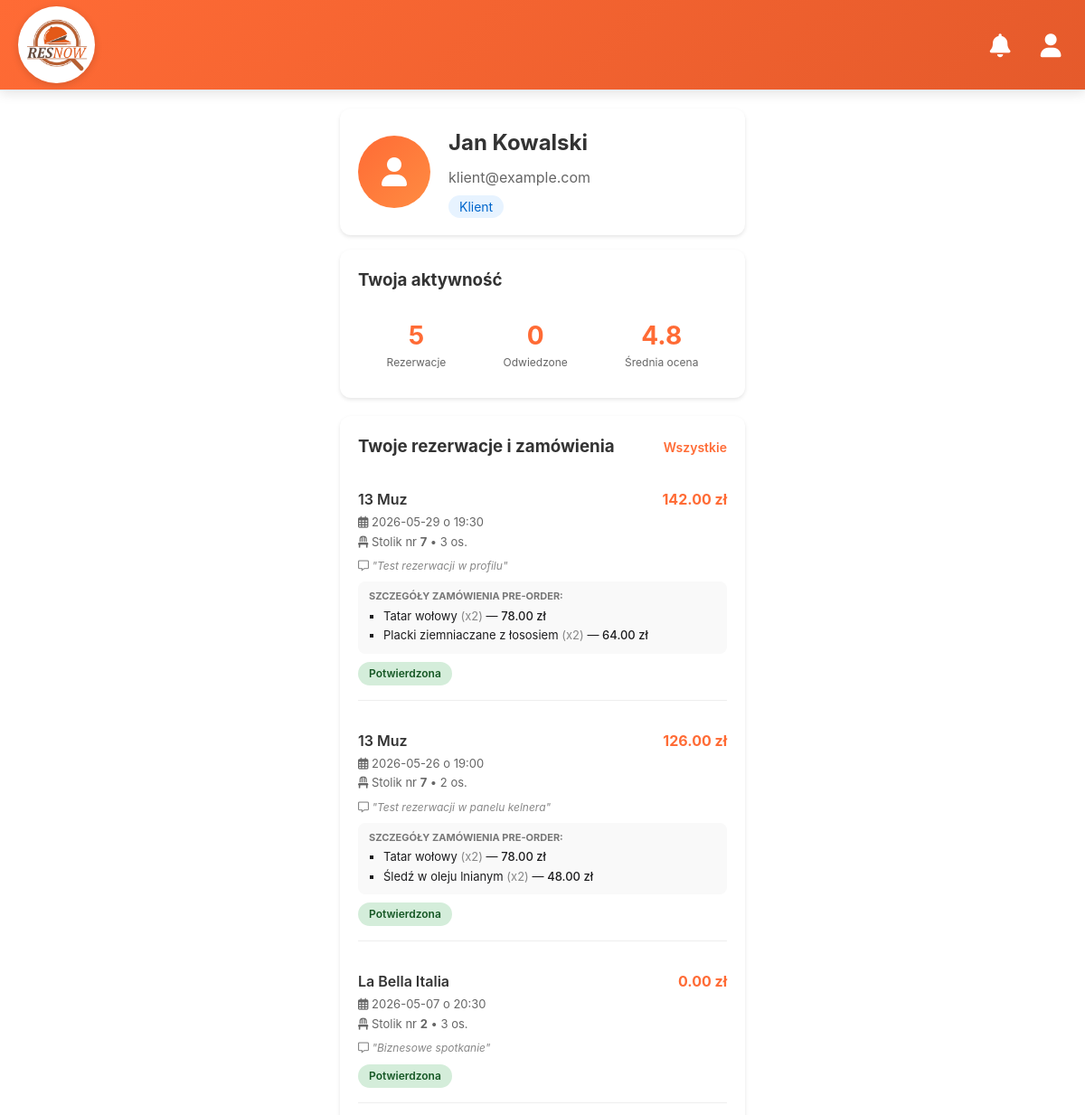
Page /client/profile (signed in, upper part) on the earlier database version.
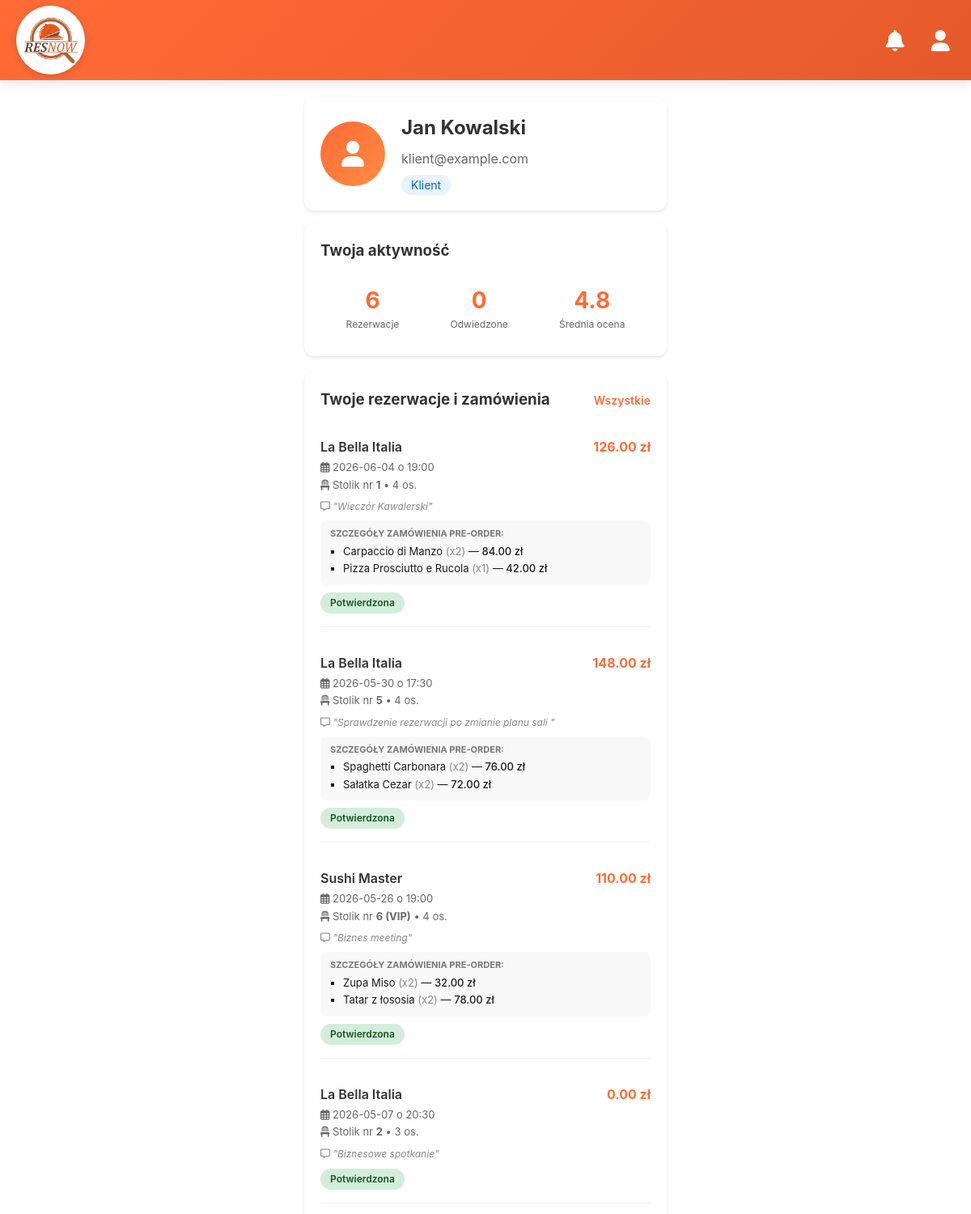
Same page on the later database version.
### models.py (models this page shows, shortened)
class Reservation(db.Model):
    __tablename__ = 'reservations'
    id = db.Column(db.Integer, primary_key=True)
    user_id = db.Column(db.Integer, db.ForeignKey('users.id'), nullable=False)
    restaurant_id = db.Column(db.Integer, db.ForeignKey('restaurants.id'), nullable=False)
    table_id = db.Column(db.Integer, db.ForeignKey('tables.id'), nullable=False)
    date = db.Column(db.Date, nullable=False)
    time = db.Column(db.Time, nullable=False)
    people = db.Column(db.Integer, nullable=False)
    status = db.Column(db.String(20), default='pending')  # pending, confirmed, cancelled
    notes = db.Column(db.Text)
    created_at = db.Column(db.DateTime, default=datetime.utcnow)
    user = db.relationship('User', backref='reservations')
    table = db.relationship('Table', backref='reservations')
    restaurant = db.relationship('Restaurant', backref='reservations')
    items = db.relationship('ReservationItem', backref='reservation', cascade="all, delete-orphan")
    @property
    def total_price(self):
        total = 0.0
        for item in self.items:
            if item.menu_item:
                total += item.quantity * item.menu_item.price
        return total

class Restaurant(db.Model):
    __tablename__ = 'restaurants'
    id = db.Column(db.Integer, primary_key=True)
    name = db.Column(db.String(100), nullable=False)
    address = db.Column(db.String(200))
    cuisine = db.Column(db.String(100))
    rating = db.Column(db.Float)
    delivery = db.Column(db.Boolean, default=False)
    reservation = db.Column(db.Boolean, default=True)
    opening_hours = db.Column(db.String(50))
    delivery_time = db.Column(db.String(50))

class ReservationItem(db.Model):
    __tablename__ = 'reservation_items'
    reservation_id = db.Column(db.Integer, db.ForeignKey('reservations.id', ondelete='CASCADE'), primary_key=True)
    menu_item_id = db.Column(db.Integer, db.ForeignKey('menu_items.id', ondelete='CASCADE'), primary_key=True)
    quantity = db.Column(db.Integer, nullable=False, default=1)
    menu_item = db.relationship('MenuItem')

class MenuItem(db.Model):
    __tablename__ = 'menu_items'
    id = db.Column(db.Integer, primary_key=True)
    restaurant_id = db.Column(db.Integer, db.ForeignKey('restaurants.id'))
    name = db.Column(db.String(100))
    price = db.Column(db.Float)
    category = db.Column(db.String(50))
    description = db.Column(db.Text)
    available = db.Column(db.Boolean, default=True)
    restaurant = db.relationship('Restaurant', backref='menu_items')

class Table(db.Model):
    __tablename__ = 'tables'
    id = db.Column(db.Integer, primary_key=True)
    restaurant_id = db.Column(
        db.Integer,
        db.ForeignKey('restaurants.id'),
        nullable=False
    )
    number = db.Column(db.String(10), nullable=False)
    seats = db.Column(db.Integer)
    status = db.Column(db.String(20), default='free')
    location = db.Column(db.String(100))
    x = db.Column(db.Integer)
    y = db.Column(db.Integer)
    shape = db.Column(db.String(20))
    width = db.Column(db.Integer, nullable=True)
    height = db.Column(db.Integer, nullable=True)
    radius = db.Column(db.Integer, nullable=True)
    rotation = db.Column(db.Integer, default=0)
    restaurant = db.relationship(
        'Restaurant',
        backref='tables'
    )

### app.py (the view)
@app.route('/client/profile')
@login_required
def client_profile():
    if session.get('role') != 'client':
        flash('Brak dostępu', 'danger')
        return redirect(url_for('login'))
    user = User.query.get(session['user_id'])
    reservations = Reservation.query.filter_by(user_id=user.id) \
        .order_by(Reservation.date.desc(), Reservation.time.desc()) \
        .all()
    restaurants = Restaurant.query.all()
    return render_template('client/profile_mobile.html',
                           user=user,
                           reservations=reservations,
                           resturants=restaurants)

### app.py (called while the page is built)
@app.context_processor
def inject_now():
    return {'now': datetime.now()}

def login_required(f):
    @wraps(f)
    def decorated_function(*args, **kwargs):
        if 'user_id' not in session:
            flash('Proszę się zalogować', 'warning')
            return redirect(url_for('login'))
        return f(*args, **kwargs)
    return decorated_function

### templates/client/profile_mobile.html (shortened to what the changed rows need)
{% extends "mobile_layout.html" %}
{% block content %}
<div style="max-width: 480px; margin: 0 auto; padding: 0 16px;">
<div class="profile-container">
    <div class="profile-header">
        <div class="profile-info">
            <h2>{{ user.name }}</h2>
        </div>
    </div>
<div class="profile-section">
    <div style="display: flex; justify-content: space-around; text-align: center; padding: 10px 0;">
        <div>
            <div style="font-size: 28px; font-weight: 700; color: #FF6B35;">{{ reservations|length }}</div>
            <div style="font-size: 12px; color: #666;">Rezerwacje</div>
        </div>
    </div>
</div>
    <div class="profile-section">
            {% if reservations %}
                {% for res in reservations %}
                <div class="reservation-item" style="padding-bottom: 16px; margin-bottom: 16px; border-bottom: 1px solid #eee;">
                    <div class="reservation-title" style="font-size: 16px; display: flex; justify-content: space-between; align-items: center;">
                        <span>{{ res.restaurant.name }}</span>
                        <span style="color: #FF6B35; font-weight: 700;">
                            {% if res.total_price > 0 %}
                                {{ "%.2f"|format(res.total_price) }} zł
                            {% else %}
                                0.00 zł
                            {% endif %}
                        </span>
                    </div>
                    <div class="reservation-details" style="margin-top: 4px; color: #666; font-size: 13px;">
                        <div>
                            <i class="far fa-calendar-alt"></i> {{ res.date.strftime('%Y-%m-%d') if res.date.strftime else res.date }} o {{ res.time.strftime('%H:%M') if res.time.strftime else res.time }}
                        </div>
                        <div style="margin-top: 2px;">
                            <i class="fas fa-chair"></i> Stolik nr <strong>{{ res.table.number }}</strong> • {{ res.people }} os.
                        </div>
                    </div>
                    {% if res.notes %}
                        <div style="font-size: 12px; color: #888; margin: 6px 0 2px 0;">
                            <i class="far fa-comment-alt"></i> <em>"{{ res.notes }}"</em>
                        </div>
                    {% endif %}
                    {% if res.items %}
                        <div class="reservation-menu-items" style="background: #f9f9f9; border-radius: 8px; padding: 8px 12px; margin-top: 8px; font-size: 13px;">
                            <strong style="font-size: 11px; text-transform: uppercase; color: #777; display: block; margin-bottom: 4px;">Szczegóły zamówienia pre-order:</strong>
                            <ul style="margin: 0; padding-left: 16px; list-style-type: square;">
                                {% for item in res.items %}
                                    <li style="margin-bottom: 2px;">
                                        {{ item.menu_item.name }}
                                        <span style="color: #888;">(x{{ item.quantity }})</span>
                                        — <span style="font-weight: 500;">{{ "%.2f"|format(item.quantity * item.menu_item.price) }} zł</span>
                                    </li>
                                {% endfor %}
                            </ul>
                        </div>
                    {% endif %}
                    <div style="margin-top: 8px;">
                        <span class="status-badge {% if res.status == 'confirmed' %}status-confirmed{% else %}status-pending{% endif %}">
                            {% if res.status == 'confirmed' %}Potwierdzona{% else %}Oczekuje{% endif %}
                        </span>
                    </div>
                </div>
                {% endfor %}
            {% else %}
                <p style="color: #999; text-align: center; padding: 20px 0;">Brak historii rezerwacji.</p>
            {% endif %}
        </div>
</div>
</div>
{% endblock %}

Differences in the rows shown:
removed Reservation: restaurant.name "13 Muz", {{ "%.2f"|format(res.total_price) }} "142.00", date "2026-05-29", time "19:30", table.number "7", people "3", notes "Test rezerwacji w profilu", status "Potwierdzona", ReservationItem (total_price "142.00", menu_item.name "Tatar wołowy", quantity "2", item.quantity*item.menu_item.price "78.00"), ReservationItem (menu_item.name "Placki ziemniaczane z łososiem", quantity "2", item.quantity*item.menu_item.price "64.00")
removed Reservation: restaurant.name "13 Muz", {{ "%.2f"|format(res.total_price) }} "126.00", date "2026-05-26", time "19:00", table.number "7", people "2", notes "Test rezerwacji w panelu kelnera", status "Potwierdzona", ReservationItem (total_price "126.00", menu_item.name "Tatar wołowy", quantity "2", item.quantity*item.menu_item.price "78.00"), ReservationItem (menu_item.name "Śledź w oleju lnianym", quantity "2", item.quantity*item.menu_item.price "48.00")
added Reservation: restaurant.name "La Bella Italia", {{ "%.2f"|format(res.total_price) }} "126.00", date "2026-06-04", time "19:00", table.number "1", people "4", notes "Wieczór Kawalerski", status "Potwierdzona", ReservationItem (total_price "126.00", menu_item.name "Carpaccio di Manzo", quantity "2", item.quantity*item.menu_item.price "84.00"), ReservationItem (menu_item.name "Pizza Prosciutto e Rucola", quantity "1", item.quantity*item.menu_item.price "42.00")
added Reservation: restaurant.name "La Bella Italia", date "2026-05-30", time "17:30", table.number "5", people "4", notes "Sprawdzenie rezerwacji po zmianie planu sali", status "Potwierdzona"
added ReservationItem: total_price "148.00", menu_item.name "Spaghetti Carbonara", quantity "2", item.quantity*item.menu_item.price "76.00", shown under "La Bella Italia"
added ReservationItem: menu_item.name "Sałatka Cezar", quantity "2", item.quantity*item.menu_item.price "72.00", shown under "La Bella Italia"
added Reservation: restaurant.name "Sushi Master", {{ "%.2f"|format(res.total_price) }} "110.00", date "2026-05-26", time "19:00", table.number "6 (VIP)", people "4", notes "Biznes meeting", status "Potwierdzona", ReservationItem (total_price "110.00", menu_item.name "Zupa Miso", quantity "2", item.quantity*item.menu_item.price "32.00"), ReservationItem (menu_item.name "Tatar z łososia", quantity "2", item.quantity*item.menu_item.price "78.00")
Other differences:
{{ reservations|length }}: "5" → "6"
